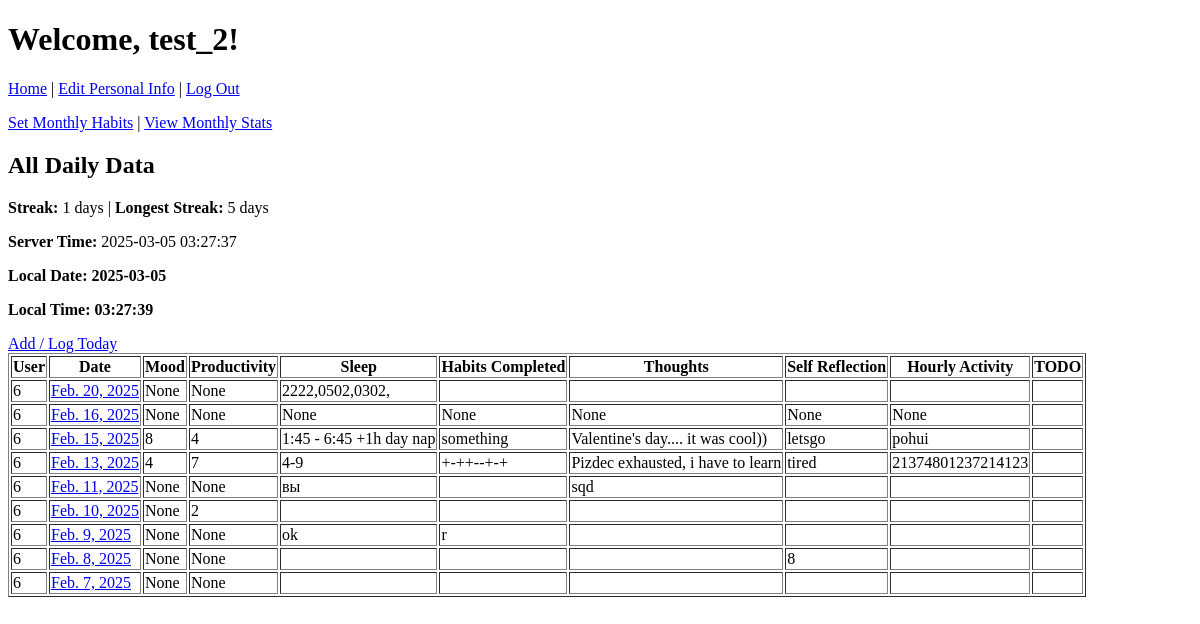
Page / (signed in) on the earlier database version.
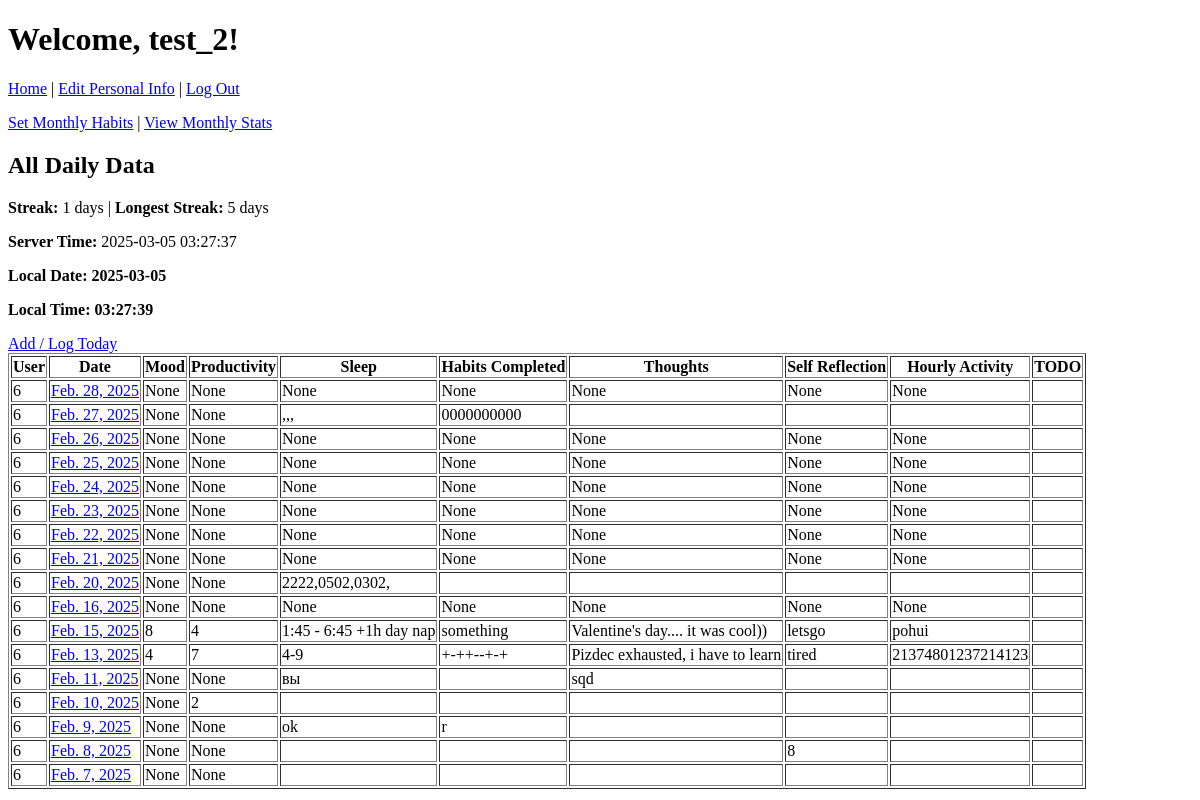
Same page on the later database version.
### authapp/models.py (models this page shows)
class CustomUser(AbstractUser):
    first_name = None
    last_name = None
    groups = models.ManyToManyField(
        'auth.Group',
        related_name='custom_user_set',
        blank=True,
        help_text='The groups this user belongs to.'
    )
    user_permissions = models.ManyToManyField(
        'auth.Permission',
        related_name='custom_user_set',
        blank=True,
        help_text='Specific permissions for this user.'
    )

### mainpage/models.py (models this page shows, shortened)
class DailyData(models.Model):
    user_id = models.IntegerField()
    date = models.DateField()
    mood_rating = models.IntegerField(null=True, blank=True)
    productivity_score = models.IntegerField(null=True, blank=True)
    sleep = models.TextField(null=True, blank=True)
    habits_completed = models.TextField(null=True, blank=True)
    thoughts = models.TextField(null=True, blank=True)
    self_reflection = models.TextField(null=True, blank=True)
    hourly_activity_logging = models.TextField(null=True, blank=True)
    class Meta:
        unique_together = ("user_id", "date")

### mainpage/views.py (the view)
# urls.py: path('', main_page_view, name='main_page'),
@login_required
def main_page_view(request):
    all_data = DailyData.objects.filter(user_id=request.user.id).order_by('-date')
    streak_obj, _ = Streak.objects.get_or_create(user_id=request.user.id)
    streak_data = streak_obj.streak_data or {}
    server_time = now()
    context = {
        "all_data": all_data,
        "username": request.user.username,
        "current_streak": streak_data.get("current_streak", 0),
        "longest_streak": streak_data.get("longest_streak", 0),
        "server_time": server_time,
    }
    return render(request, 'mainpage/main.html', context)

### mainpage/templates/mainpage/main.html (shortened to what this page needs)
{% extends "authapp/mainpage.html" %}
{% load static %}
{% block content %}
<h2>All Daily Data</h2>
<p><strong>Streak:</strong> {{ current_streak }} days  |
   <strong>Longest Streak:</strong> {{ longest_streak }} days
</p>
<p><strong>Server Time:</strong> {{ server_time|date:"Y-m-d H:i:s" }}</p>
<p id="local-date" style="font-weight:bold;">Date: --</p>
<p id="local-time" style="font-weight:bold;">Time: --:--:--</p>
<a id="log-today-link" href="#">Add / Log Today</a>
<table border="1">
    <tr>
        <th>User</th>
        <th>Date</th>
        <th>Mood</th>
        <th>Productivity</th>
        <th>Sleep</th>
        <th>Habits Completed</th>
        <th>Thoughts</th>
        <th>Self Reflection</th>
        <th>Hourly Activity</th>
        <th>TODO</th>
    </tr>
    {% for row in all_data %}
    <tr>
        <td>{{ row.user_id }}</td>
        <td>
            <a href="{% url 'day_view' year=row.date.year month=row.date.month day=row.date.day %}">
                {{ row.date }}
            </a>
        </td>
        <td>{{ row.mood_rating }}</td>
        <td>{{ row.productivity_score }}</td>
        <td>{{ row.sleep }}</td>
        <td>{{ row.habits_completed }}</td>
        <td>{{ row.thoughts }}</td>
        <td>{{ row.self_reflection }}</td>
        <td>{{ row.hourly_activity_logging }}</td>
        <td>{{ row.todo }}</td>
    </tr>
    {% empty %}
    <tr>
      <td colspan="10">No records found.</td>
    </tr>
    {% endfor %}
</table>
{% endblock %}

### authapp/templates/authapp/mainpage.html (shortened to what this page needs)
<!DOCTYPE html>
<html lang="en">
<head>
</head>
<body>
    <h1>Welcome, {{ username }}!</h1>
    <nav>
        <p>
            <a href="{% url 'main_page' %}">Home</a> |
            <a href="{% url 'personal_data' %}">Edit Personal Info</a> |
            <a href="{% url 'logout' %}">Log Out</a>
        </p>
        <p>
            <a href="{% url 'set_habits' %}">Set Monthly Habits</a> |
            <a href="{% url 'monthly_stats_view' %}">View Monthly Stats</a>
        </p>
    </nav>
    <main>
        {% block content %}
        {% endblock %}
    </main>
</body>
</html>

Differences in the rows shown:
added DailyData: user_id "6", date "Feb. 28, 2025", mood_rating "None", productivity_score "None", sleep "None", habits_completed "None", thoughts "None", self_reflection "None", hourly_activity_logging "None"
added DailyData: user_id "6", date "Feb. 27, 2025", mood_rating "None", productivity_score "None", sleep ",,,", habits_completed "0000000000"
added DailyData: user_id "6", date "Feb. 26, 2025", mood_rating "None", productivity_score "None", sleep "None", habits_completed "None", thoughts "None", self_reflection "None", hourly_activity_logging "None"
added DailyData: user_id "6", date "Feb. 25, 2025", mood_rating "None", productivity_score "None", sleep "None", habits_completed "None", thoughts "None", self_reflection "None", hourly_activity_logging "None"
added DailyData: user_id "6", date "Feb. 24, 2025", mood_rating "None", productivity_score "None", sleep "None", habits_completed "None", thoughts "None", self_reflection "None", hourly_activity_logging "None"
added DailyData: user_id "6", date "Feb. 23, 2025", mood_rating "None", productivity_score "None", sleep "None", habits_completed "None", thoughts "None", self_reflection "None", hourly_activity_logging "None"
added DailyData: user_id "6", date "Feb. 22, 2025", mood_rating "None", productivity_score "None", sleep "None", habits_completed "None", thoughts "None", self_reflection "None", hourly_activity_logging "None"
added DailyData: user_id "6", date "Feb. 21, 2025", mood_rating "None", productivity_score "None", sleep "None", habits_completed "None", thoughts "None", self_reflection "None", hourly_activity_logging "None"
